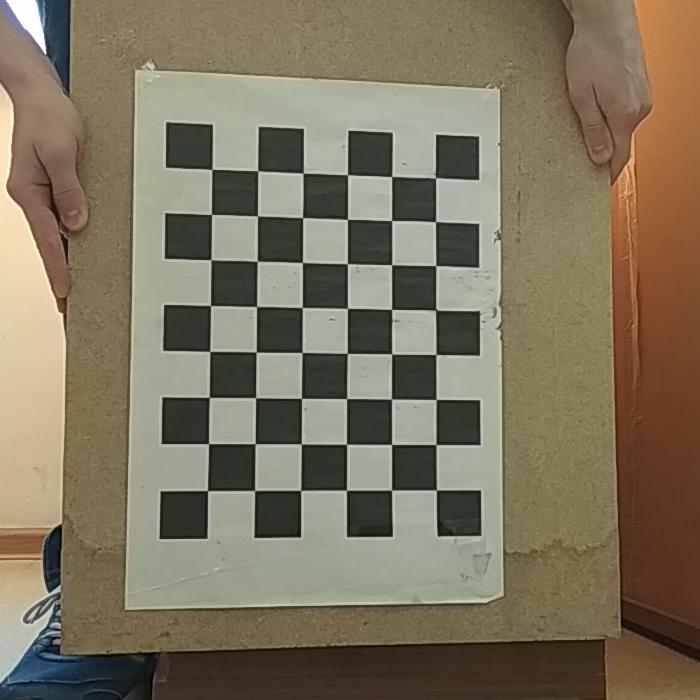
#> input picture Test Sequence/001.png, 700 x 700 px, found by its file name; its folder holds 4 pictures in this run; the run also reads 1 picture not shown here
$ python 'test10 - phase_cross_correlation.py'
#> lines starting #> are read from the running program, lines starting #| are printed output that depends on the picture; long printed decimals are rounded
# -*- coding: utf-8 -*-
"""
Created on Thu Oct 15 18:43:47 2020

@author: tsoyg
"""

import numpy as np
import os
from os import listdir
from os.path import isfile, join
from skimage import io, img_as_ubyte
from skimage.registration import phase_cross_correlation
from skimage.color import rgb2gray
from scipy.ndimage import shift

pathIn = "C:\\Users\\tsoyg\\Desktop\\the fucking NIRS\\Test Sequence"         #откуда брать файлы
pathOut = "C:\\Users\\tsoyg\\Desktop\\the fucking NIRS\\Test Sequence Out\\test10 - phase_cross_correlation\\"  #куда сохранять файлы
files = [f for f in listdir(pathIn) if isfile(join(pathIn, f))]               #сами картинки
if not os.path.exists(pathOut): os.makedirs(pathOut)                          #создать путь, если ещё нет
ref_image = rgb2gray(io.imread(join(pathIn, files[0])))                       #задаём эталон
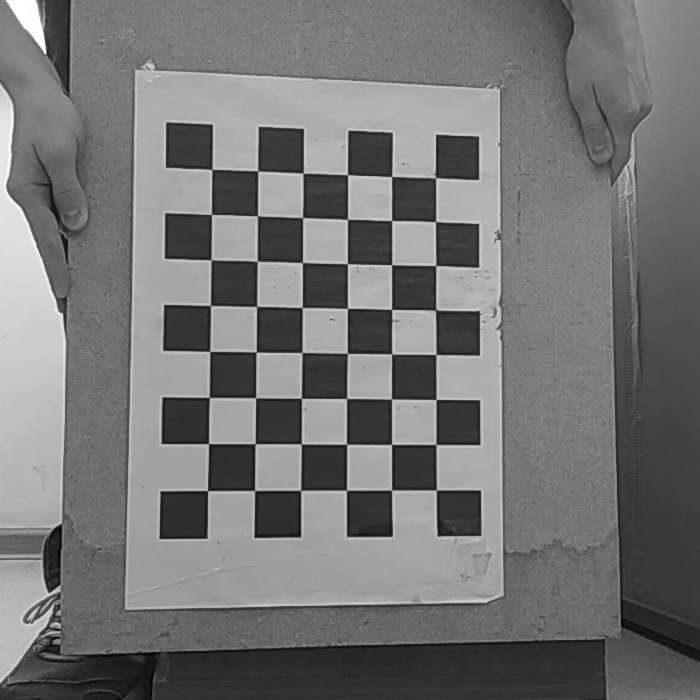
#> ref_image: shape (700, 700) float64; min 0.00167, max 1, mean 0.458
io.imsave(pathOut+files[0], img_as_ubyte(ref_image))                          #сохранить первый файл
sko = 0
sko_arr = [None] * (len(files)-1)
for i in range(1, len(files)-1):
    offset_image = rgb2gray(io.imread(join(pathIn,files[i])))
#> offset_image: shape (700, 700) float64; min 0.000833, max 1, mean 0.459

    shifted, error, diffphase = phase_cross_correlation(ref_image, offset_image, upsample_factor=100)
#> shifted = [0.08, -0.06]; error = 1; diffphase = -3.47e-05
    corrected_image = shift(offset_image, shifted).real
    io.imsave(pathOut+files[i], corrected_image)
    sko_arr[i-1] = np.sum((corrected_image.astype("float") - ref_image.astype("float")) ** 2)
    sko_arr[i-1] /= float(ref_image.shape[0] * ref_image.shape[1])
    print("SKO[" + str(i) + "]: " + str(sko_arr[i-1]))
#| SKO[1]: 0.0006331
    sko += sko_arr[i-1]
#> sko = 0.000633
#> pass 2 of the loop `for i in range(1, len(files)-1):`:
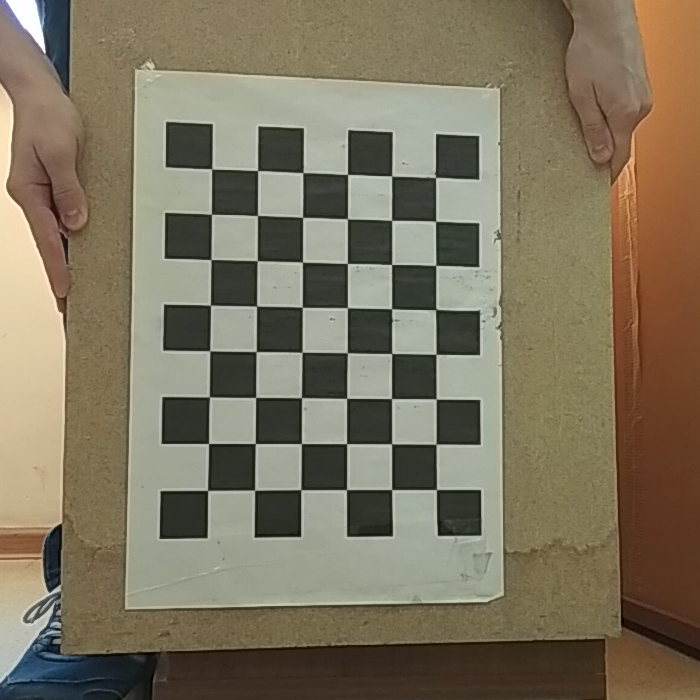
#> input picture Test Sequence/003.png, 700 x 700 px, found by its file name
#> `offset_image = rgb2gray(io.imread(join(pathIn,files[i])))`:
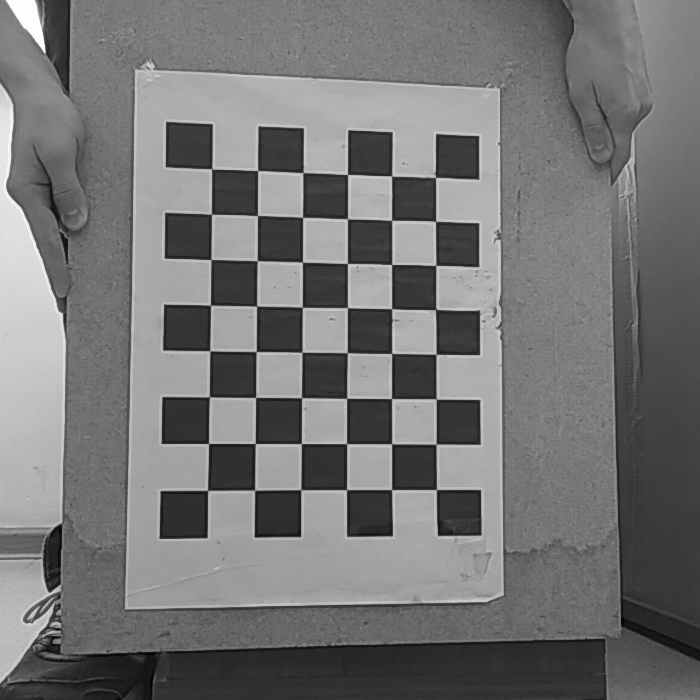
#> offset_image: shape (700, 700) float64; min 0.000833, max 1, mean 0.459
#> shifted = [0.24, 0.01]; diffphase = -0.000436
#| SKO[2]: 0.001356
#> `sko += sko_arr[i-1]`: sko = 0.00199
sko = sko/(len(files)-1)
#> sko = 0.000663
sko_arr[len(files)-2] = "Average SKO: " + str(sko)
with open(pathOut + 'SKO.txt', 'w') as f:
    for item in sko_arr:
        f.write("%s\n" % item)
#> this loop made 3 passes
#> item on passes 1 to 3: 0.000633, 0.00136, 'Average SKO: 0.0006629008603845125'
print("Average SKO: " + str(sko))
#| Average SKO: 0.0006629
